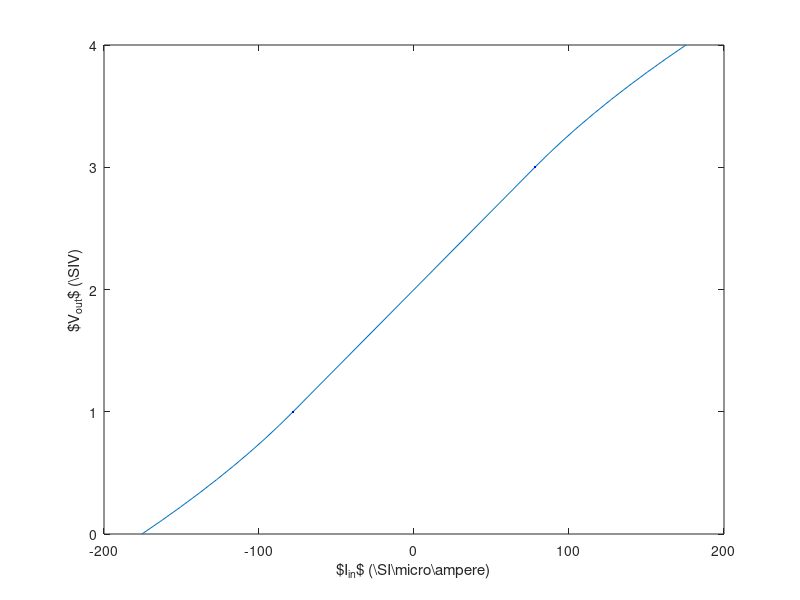

Source code (MATLAB): (Note: this script raises an error after producing the figure.)
k = 39;
v_bias = 4;
v_t0 = 1;
% part 1: V_out < 1 V
% Q1 blocked, I_in = -I2
y1 = linspace(0, 1, 10);
x1 = -k/2*(v_bias - v_t0 - y1).^2;
% part 2: 1 V < V_out < 3 V
% linear, automatically interpolated by plot -;)

% part 3: V_out > 3 V
% Q2 blocked, I_in = I1
y3 = linspace(3, 4, 10);
x3 = k/2*(y3 - v_t0).^2;

plot([x1, x3], [y1, y3], [-78, 78], [1, 3], '.b');
xlabel('$I_{in}$ (\SI{}{\micro\ampere})');
ylabel('$V_{out}$ (\SI{}{V})');

simpletikz('../', 'ex3');
